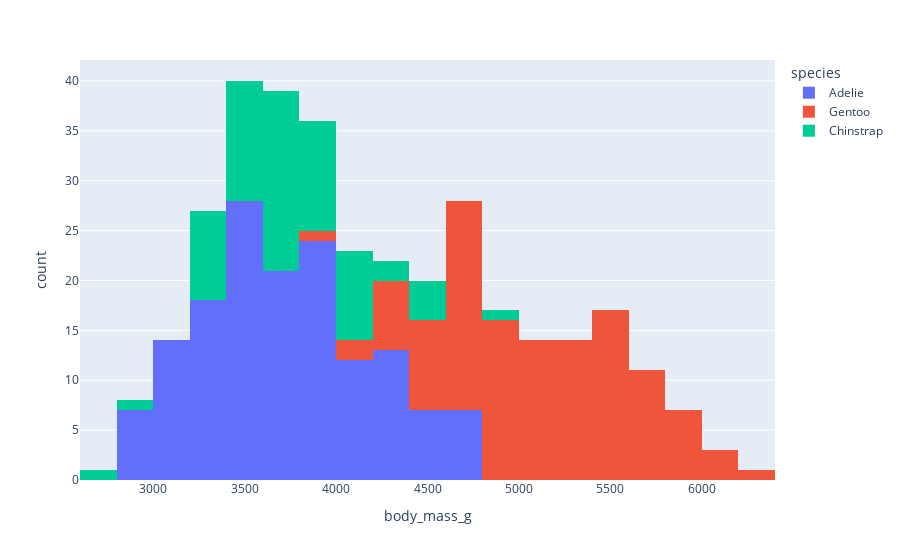

The code cell stored with this chart in its notebook:
### Code cell
fig = px.histogram(df, x='body_mass_g', color='species')
fig.show()

### Figure 1 — Plotly figure (JSON) as saved in the notebook; plotly's stock layout.template omitted (floating-point values rounded to 4 significant figures; data arrays with more than 128 entries replaced by an {"elided": "..."} marker saying what was removed)
{"data": [{"alignmentgroup": "True", "bingroup": "x", "hovertemplate": "species=Adelie<br>body_mass_g=%{x}<br>count=%{y}<extra></extra>", "legendgroup": "Adelie", "marker": {"color": "#636efa", "pattern": {"shape": ""}}, "name": "Adelie", "offsetgroup": "Adelie", "orientation": "v", "showlegend": true, "type": "histogram", "x": {"elided": "151 int values"}, "xaxis": "x", "yaxis": "y"}, {"alignmentgroup": "True", "bingroup": "x", "hovertemplate": "species=Gentoo<br>body_mass_g=%{x}<br>count=%{y}<extra></extra>", "legendgroup": "Gentoo", "marker": {"color": "#EF553B", "pattern": {"shape": ""}}, "name": "Gentoo", "offsetgroup": "Gentoo", "orientation": "v", "showlegend": true, "type": "histogram", "x": [4500, 5700, 4450, 5700, 5400, 4550, 4800, 5200, 4400, 5150, 4650, 5550, 4650, 5850, 4200, 5850, 4150, 6300, 4800, 5350, 5700, 5000, 4400, 5050, 5000, 5100, 4100, 5650, 4600, 5550, 5250, 4700, 5050, 6050, 5150, 5400, 4950, 5250, 4350, 5350, 3950, 5700, 4300, 4750, 5550, 4900, 4200, 5400, 5100, 5300, 4850, 5300, 4400, 5000, 4900, 5050, 4300, 5000, 4450, 5550, 4200, 5300, 4400, 5650, 4700, 5700, 4650, 5800, 4700, 5550, 4750, 5000, 5100, 5200, 4700, 5800, 4600, 6000, 4750, 5950, 4625, 5450, 4725, 5350, 4750, 5600, 4600, 5300, 4875, 5550, 4950, 5400, 4750, 5650, 4850, 5200, 4925, 4875, 4625, 5250, 4850, 5600, 4975, 5500, 4725, 5500, 4700, 5500, 4575, 5500, 5000, 5950, 4650, 5500, 4375, 5850, 4875, 6000, 4925, 4850, 5750, 5200, 5400], "xaxis": "x", "yaxis": "y"}, {"alignmentgroup": "True", "bingroup": "x", "hovertemplate": "species=Chinstrap<br>body_mass_g=%{x}<br>count=%{y}<extra></extra>", "legendgroup": "Chinstrap", "marker": {"color": "#00cc96", "pattern": {"shape": ""}}, "name": "Chinstrap", "offsetgroup": "Chinstrap", "orientation": "v", "showlegend": true, "type": "histogram", "x": [3500, 3900, 3650, 3525, 3725, 3950, 3250, 3750, 4150, 3700, 3800, 3775, 3700, 4050, 3575, 4050, 3300, 3700, 3450, 4400, 3600, 3400, 2900, 3800, 3300, 4150, 3400, 3800, 3700, 4550, 3200, 4300, 3350, 4100, 3600, 3900, 3850, 4800, 2700, 4500, 3950, 3650, 3550, 3500, 3675, 4450, 3400, 4300, 3250, 3675, 3325, 3950, 3600, 4050, 3350, 3450, 3250, 4050, 3800, 3525, 3950, 3650, 3650, 4000, 3400, 3775, 4100, 3775], "xaxis": "x", "yaxis": "y"}], "layout": {"barmode": "relative", "legend": {"title": {"text": "species"}, "tracegroupgap": 0}, "margin": {"t": 60}, "xaxis": {"anchor": "y", "domain": [0, 1], "title": {"text": "body_mass_g"}}, "yaxis": {"anchor": "x", "domain": [0, 1], "title": {"text": "count"}}}}
